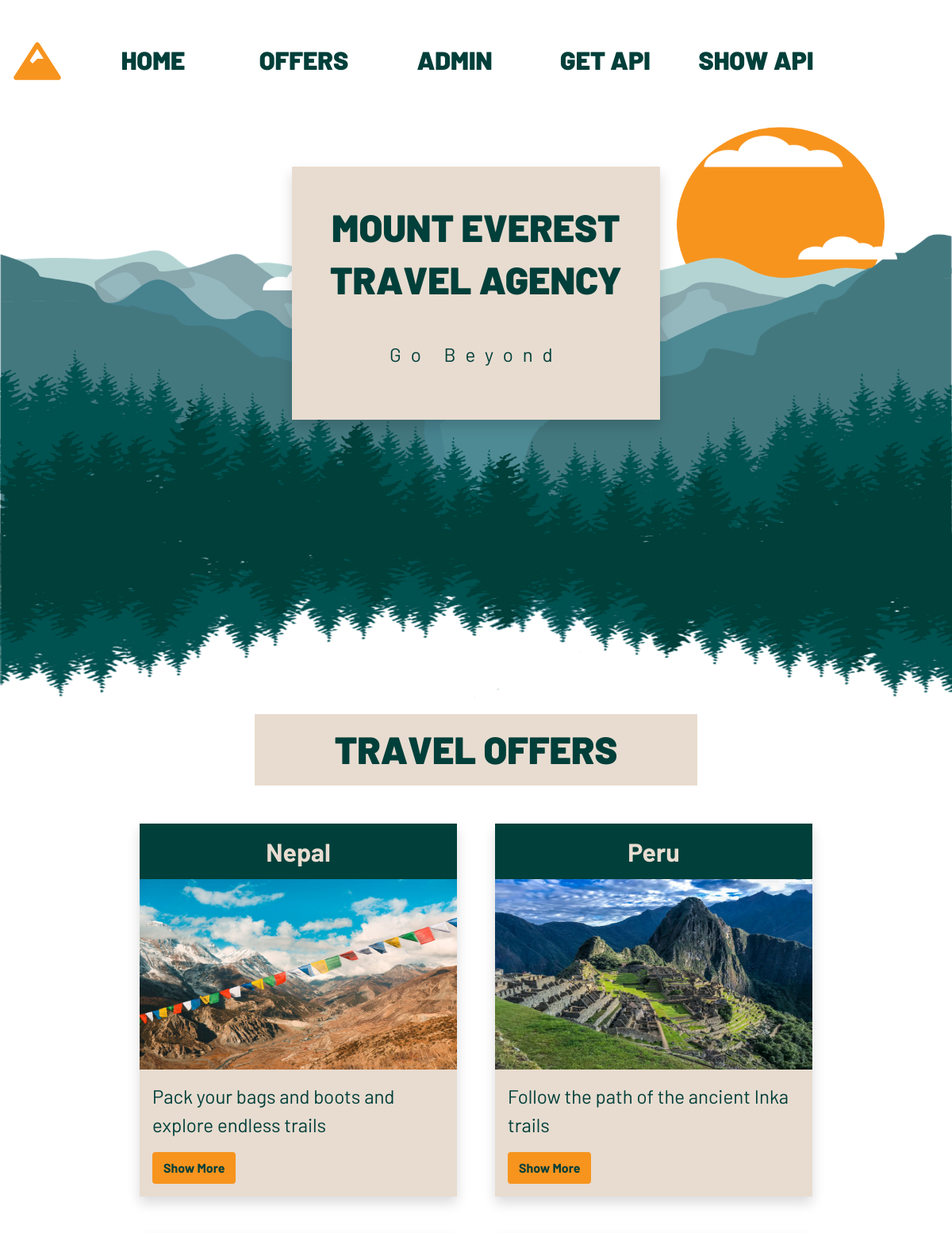
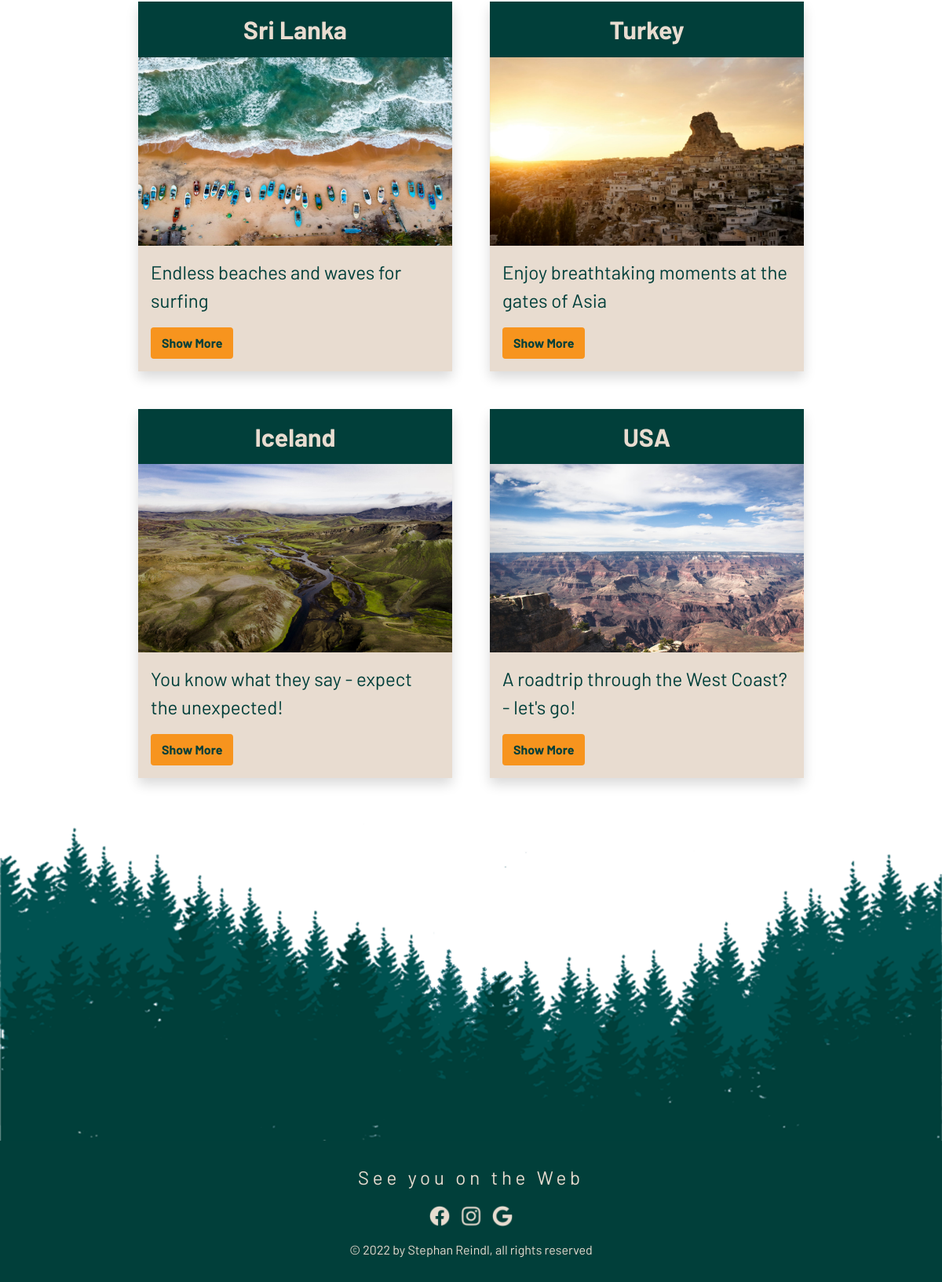
The page / on the database its author committed (2 pictures, top to bottom).
### tables this page shows
CREATE TABLE `locations` (
  `id` int(11) NOT NULL,
  `name` varchar(100) NOT NULL,
  `price` int(11) NOT NULL,
  `description` varchar(200) NOT NULL,
  `picture` varchar(100) NOT NULL,
  `longitude` varchar(100) DEFAULT NULL,
  `latitude` varchar(100) DEFAULT NULL
);

### index.php (the view, shortened to what this page needs)
<?php
require_once "crud/components/db_connect.php";
$sql = "SELECT * FROM locations";
$result = mysqli_query($connect, $sql);
if (mysqli_num_rows($result) > 0 ) {
    $rows = mysqli_fetch_all($result, MYSQLI_ASSOC);
} else {
    $rows = "no results";
}
?>
<!DOCTYPE html>
<html lang="en">
<head>
    <?php require_once "crud/components/bootstrap.php"?>
    <link rel="stylesheet" href="https://cdnjs.cloudflare.com/ajax/libs/animate.css/4.1.1/animate.min.css" />
    <link href="https://unpkg.com/aos@2.3.1/dist/aos.css" rel="stylesheet">
    <link rel="stylesheet" href="css/style.css">
</head>
<body id="top">
<?php require_once "crud/components/navbar.php" ?>
<div class="hero text-center">
    <div class="hero-text-container d-flex justify-content-center">
        <div class="hero-text text-center p-5 shadow animate__animated animate__flipInX animate__slow">
            <h2>Mount Everest</h2>
            <h2>Travel Agency</h2>
            <p class="mt-5 animate__animated animate__zoomIn animate__delay-2s animate__slow" >Go Beyond</p>
        </div>
    </div>
</div>
    <div class="container">
        <h1 class="text-center mb-5 p-3" id="offers">Travel Offers</h1>
        <div class="row row-cols-lg-3 row-cols-md-2 row-cols-sm-1
        justify-content-center mb-5 gap-5">
          <?php
                   if(is_array($rows)) {
                       foreach($rows as $row) {
                ?>
            <div class="card p-0 shadow border-0" data-aos="fade-up" data-aos-offset="300"
                data-aos-easing="ease-in-sine">
                <h5 class="card-title m-0 p-3 text-center"><?=$row["name"]?></h5>
                <img src="img/<?=$row["picture"]?>" class="card-img-top rounded-0" alt="<?=$row["name"]?>">
                <div class="card-body">
                    <p class="card-text"><?=$row["description"]?></p>
                    <a href="details.php?id=<?=$row["id"]?>" class="btn btn-primary">Show More</a>
                </div>
            </div>
                <?php
                       }
                    } else {
                        echo $rows;
                    }
                ?>
        </div>
    </div>
    <?php require_once "crud/components/footer.php" ?>
</body>
</html>

### crud/components/bootstrap.php (shortened to what this page needs)
<link href="https://cdn.jsdelivr.net/npm/bootstrap@5.1.3/dist/css/bootstrap.min.css" rel="stylesheet">

### crud/components/navbar.php (shortened to what this page needs)
<nav class="navbar navbar-expand-lg navbar-light bg-transparent sticky-top animate__animated animate__fadeIn animate__slow animate__delay-2s" id="nav-main">
        <div class="container-fluid">
        <a class="navbar-brand" href="#">
            <img src="img/logo_orange.png" alt="" class="nav-logo d-inline-block align-text-top" id="navbar-logo">
        </a>
            <div class="collapse navbar-collapse" id="navbarNav">
            <ul class="navbar-nav" id="nav-font">
                <li class="nav-item">
                <a class="nav-link" href="index.php">Home</a>
                </li>
                <li class="nav-item">
                <a class="nav-link" href="#offers">Offers</a>
                </li>
                <li class="nav-item">
                <a class="nav-link" href="admin.php">Admin</a>
                </li>
                <li class="nav-item">
                <a class="nav-link" href="api/displayAll.php">GET API</a>
                </li>
                <li class="nav-item">
                <a class="nav-link" href="showAll.php">Show API</a>
                </li>
            </ul>
            </div>
        </div>
        </nav>

### crud/components/footer.php
<div class="footer-img">
        <img src="img/footer.png">
    </div>
    <div class="main-footer text-light d-flex flex-column justify-content-center align-items-center">
        <div class="social-headline mb-3">See you on the Web</div>
        <div class="social-media d-flex justify-content-around">
            <img class="icon" src="img/facebook.png">
            <img class="icon" src="img/insta.png">
            <img class="icon" src="img/google.png">
        </div>
        <div class="footer-text mt-3">&copy; 2022 by Stephan Reindl, all rights reserved</div>
    </div>

### css/style.css (style rules this page uses)
* { padding: 0; margin: 0; }
body { position: relative; font-family: "Barlow", sans-serif; scroll-behavior: smooth; }
h1 { color: #013f3a; background: #E8DCD0; font-size: 4vw; font-weight: 900; text-transform: uppercase; width: 50%; text-align: center; margin: 0 auto; }
.btn { background: #f7941e; border: 2px solid #f7941e; color: #013f3a; font-weight: bold; transition: 0.3s ease; }
.navbar { height: 150px; transition: 0.3s all ease-out; }
.navbar .nav-logo { width: 70px; height: 70px; transition: 0.3s all ease-out; }
.navbar .navbar-nav { font-size: 2em; }
.navbar .navbar-nav .nav-item { width: 170px; margin: 0 10px; text-align: center; }
.navbar .navbar-nav .nav-item .nav-link { color: #013f3a !important; font-weight: 900; text-transform: uppercase; }
.hero { position: relative; width: 100%; }
.hero .hero-text { position: absolute; top: 5vw; left: center; background: #E8DCD0; color: #013f3a; }
.hero .hero-text h2 { font-weight: 900; font-size: 4vw; text-transform: uppercase; }
.hero .hero-text p { font-size: 2vw; letter-spacing: 0.5em; }
.card { width: 25rem; }
.card .card-title { background: #013f3a; color: #E8DCD0; font-weight: 700; font-size: 2em; }
.card img { width: 100%; height: 15rem; }
.card .card-body { background: #E8DCD0; }
.card .card-body .card-text { font-size: 1.5em; color: #013f3a; }
.footer-img { width: 100%; }
.footer-img img { width: 100%; -o-object-fit: cover; object-fit: cover; -o-object-position: center; object-position: center; }
.main-footer { background: #013f3a; width: 100%; height: 20vh; min-height: 180px; color: #E8DCD0 !important; }
.main-footer .social-headline { font-size: 1.5em; letter-spacing: 0.2em; }
.main-footer .social-media { width: 10%; }
.main-footer .social-media .icon { width: 30px; height: 30px; }
.main-footer .footer-text { font-size: 1em; }

### rows shown on the page
locations: name "Nepal", picture (picture), description "Pack your bags and boots and explore endless trails"
locations: name "Peru", picture (picture), description "Follow the path of the ancient Inka trails"
locations: name "Sri Lanka", picture (picture), description "Endless beaches and waves for surfing"
locations: name "Turkey", picture (picture), description "Enjoy breathtaking moments at the gates of Asia"
locations: name "Iceland", picture (picture), description "You know what they say - expect the unexpected!"
locations: name "USA", picture (picture), description "A roadtrip through the West Coast? - let's go!"
